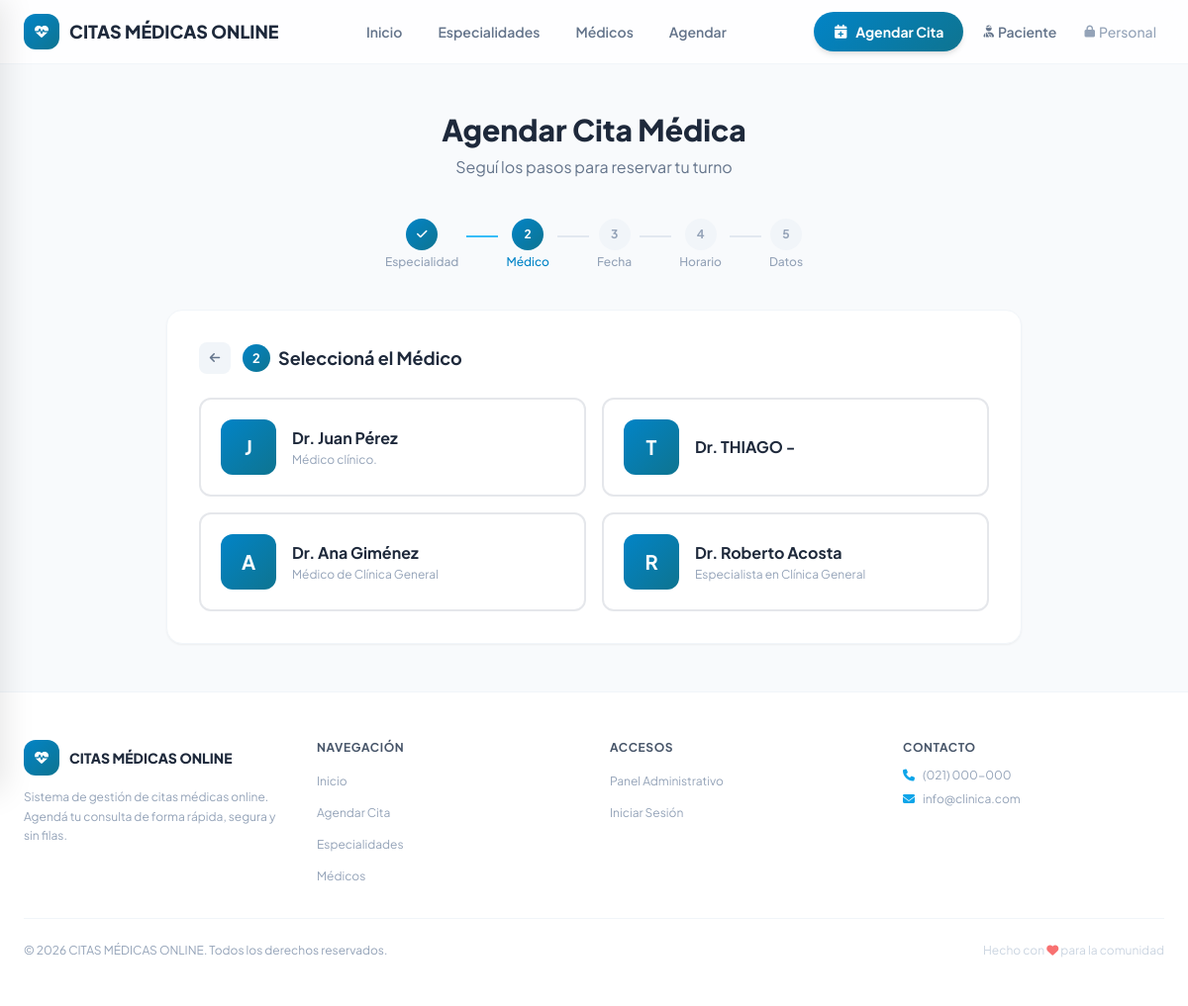
The page /agendar?especialidad_id=1 on the database its author committed.
### tables this page shows
CREATE TABLE IF NOT EXISTS `medicos` (
  `id` int NOT NULL AUTO_INCREMENT,
  `nombre` varchar(100) NOT NULL,
  `apellido` varchar(100) NOT NULL,
  `email` varchar(150) DEFAULT NULL,
  `telefono` varchar(30) DEFAULT NULL,
  `especialidad_id` int NOT NULL,
  `matricula` varchar(50) DEFAULT NULL,
  `descripcion` text,
  `disponible` tinyint(1) NOT NULL DEFAULT '1',
  `activo` tinyint(1) NOT NULL DEFAULT '1',
  `usuario_id` int DEFAULT NULL,
  `creado_en` timestamp NOT NULL DEFAULT CURRENT_TIMESTAMP,
  PRIMARY KEY (`id`),
  KEY `fk_medicos_especialidades` (`especialidad_id`),
  KEY `fk_medicos_usuarios` (`usuario_id`)
);

### controllers/CitaController.php (called while the page is built, shortened)
<?php
class CitaController
{
    private Medico $medicoModel;
    public function __construct()
    {
        $this->medicoModel  = new Medico();
    }
    public function agendar(): void
    {
        if (!empty($_GET['especialidad_id'])) {
            $medicos = $this->medicoModel->obtenerPorEspecialidad((int)$_GET['especialidad_id']);
        }
        require_once __DIR__ . '/../views/public/agendar.php';
    }
}

### index.php (called while the page is built, shortened)
<?php
require_once __DIR__ . '/config/database.php';
require_once __DIR__ . '/models/Database.php';
require_once __DIR__ . '/models/Medico.php';
require_once __DIR__ . '/controllers/CitaController.php';
$uri = parse_url($_SERVER['REQUEST_URI'], PHP_URL_PATH);
$base = '/clinica-san-luis';
if (strpos($uri, $base) === 0) {
    $uri = substr($uri, strlen($base));
}
resolverRuta($uri ?: '/');

### models/Database.php (called while the page is built)
<?php
class Database {
    private static $instance = null;
    private $pdo;
    private function __construct() {
        $dsn = "mysql:host=" . DB_HOST . ";dbname=" . DB_NAME . ";charset=" . DB_CHARSET;
        $options = [
            PDO::ATTR_ERRMODE            => PDO::ERRMODE_EXCEPTION,
            PDO::ATTR_DEFAULT_FETCH_MODE => PDO::FETCH_ASSOC,
            PDO::ATTR_EMULATE_PREPARES   => false,
        ];
        $this->pdo = new PDO($dsn, DB_USER, DB_PASS, $options);
        $tzNombre = date_default_timezone_get();
        try {
            $this->pdo->exec("SET time_zone = '{$tzNombre}'");
        } catch (\Throwable) {
            $offset = (new DateTime('now', new DateTimeZone($tzNombre)))->format('P');
            $this->pdo->exec("SET time_zone = '{$offset}'");
        }
    }
    public static function getInstance(): self {
        if (self::$instance === null) {
            self::$instance = new self();
        }
        return self::$instance;
    }
    public function getConnection(): PDO {
        return $this->pdo;
    }
}

### models/Medico.php (called while the page is built, shortened)
<?php
class Medico {
    private PDO $db;
    public function __construct() {
        $this->db = Database::getInstance()->getConnection();
    }
    public function obtenerPorEspecialidad(int $espId): array {
        $stmt = $this->db->prepare("SELECT * FROM medicos WHERE especialidad_id = :esp_id AND activo = 1 AND disponible = 1");
        $stmt->execute([':esp_id' => $espId]);
        return $stmt->fetchAll();
    }
}

### views/public/agendar.php (the view, shortened to what this page needs)
<?php require_once __DIR__ . '/../layouts/header_public.php'; ?>
<?php
$especialidades = isset($especialidades) ? $especialidades : [];
$medicos        = isset($medicos)        ? $medicos        : [];
?>
<div class="max-w-4xl mx-auto px-4 py-12">
  <div class="text-center mb-10 fade-up">
    <h1 class="text-3xl font-extrabold text-slate-800">Agendar Cita Médica</h1>
    <p class="text-slate-500 mt-2">Seguí los pasos para reservar tu turno</p>
  </div>
  <?php
  $step = 1;
  if (!empty($_GET['especialidad_id'])) $step = 2;
  $steps = ['Especialidad','Médico','Fecha','Horario','Datos'];
  ?>
  <div class="flex items-center justify-center gap-2 mb-10 fade-up">
    <?php foreach ($steps as $i => $label): $n = $i + 1; ?>
    <div class="flex items-center gap-2">
      <div class="flex flex-col items-center">
        <div class="w-8 h-8 rounded-full flex items-center justify-center text-xs font-bold transition-all
          <?= $n < $step ? 'text-white' : ($n === $step ? 'text-white' : 'bg-slate-100 text-slate-400') ?>"
          style="<?= $n <= $step ? 'background:linear-gradient(135deg,#0284c7,#0e7490)' : '' ?>">
          <?= $n < $step ? '<i class="fas fa-check"></i>' : $n ?>
        </div>
        <span class="text-xs mt-1 font-medium <?= $n === $step ? 'text-sky-600' : 'text-slate-400' ?>"><?= $label ?></span>
      </div>
      <?php if ($n < count($steps)): ?>
      <div class="w-8 h-0.5 mb-4 <?= $n < $step ? 'bg-sky-400' : 'bg-slate-200' ?>"></div>
      <?php endif; ?>
    </div>
    <?php endforeach; ?>
  </div>
  <?php if (!isset($_GET['especialidad_id'])): ?>
  <div class="bg-white rounded-2xl shadow-sm border border-slate-100 p-8 fade-up">
    <h2 class="font-bold text-slate-800 text-lg mb-6 flex items-center gap-2">
      <span class="step-badge">1</span> Seleccioná la Especialidad
    </h2>
    <?php if (empty($especialidades)): ?>
    <p class="text-slate-400 text-center py-8">No hay especialidades disponibles.</p>
    <?php else: ?>
    <div class="grid grid-cols-2 md:grid-cols-3 gap-4">
      <?php foreach ($especialidades as $esp): ?>
      <a href="<?= APP_URL ?>/agendar?especialidad_id=<?= $esp['id'] ?>"
         class="border-2 rounded-xl p-5 text-center transition-all card-hover
         <?= (isset($_GET['especialidad_id']) && $_GET['especialidad_id'] == $esp['id']) ? 'border-sky-500 bg-sky-50' : 'border-slate-100 hover:border-sky-300 hover:bg-sky-50' ?>">
        <div class="w-12 h-12 rounded-xl flex items-center justify-center mx-auto mb-3"
             style="background:linear-gradient(135deg,#e0f2fe,#bae6fd)">
          <i class="fas <?= htmlspecialchars($esp['icono'] ?? 'fa-stethoscope') ?> text-sky-600 text-xl"></i>
        </div>
        <p class="font-semibold text-slate-700 text-sm"><?= htmlspecialchars($esp['nombre']) ?></p>
      </a>
      <?php endforeach; ?>
    </div>
    <?php endif; ?>
  </div>
  <?php elseif (!isset($_GET['medico_id'])): ?>
  <div class="bg-white rounded-2xl shadow-sm border border-slate-100 p-8 fade-up">
    <div class="flex items-center gap-3 mb-6">
      <a href="<?= APP_URL ?>/agendar" class="w-8 h-8 flex items-center justify-center rounded-lg bg-slate-100 hover:bg-slate-200 text-slate-500 transition">
        <i class="fas fa-arrow-left text-xs"></i>
      </a>
      <h2 class="font-bold text-slate-800 text-lg flex items-center gap-2">
        <span class="step-badge">2</span> Seleccioná el Médico
      </h2>
    </div>
    <?php if (empty($medicos)): ?>
    <div class="bg-amber-50 border border-amber-200 rounded-xl p-5 text-center text-amber-700">
      <i class="fas fa-exclamation-triangle text-2xl mb-2 block"></i>
      No hay médicos disponibles para esta especialidad.
    </div>
    <?php else: ?>
    <div class="grid grid-cols-1 md:grid-cols-2 gap-4">
      <?php foreach ($medicos as $med): ?>
      <a href="<?= APP_URL ?>/agendar?especialidad_id=<?= (int)$_GET['especialidad_id'] ?>&medico_id=<?= $med['id'] ?>"
         class="border-2 rounded-xl p-5 flex items-center gap-4 transition-all card-hover">
        <div class="w-14 h-14 rounded-xl flex items-center justify-center text-white text-xl font-bold flex-shrink-0"
             style="background:linear-gradient(135deg,#0284c7,#0e7490)">
          <?= strtoupper(substr($med['nombre'], 0, 1)) ?>
        </div>
        <div>
          <p class="font-bold text-slate-800">Dr. <?= htmlspecialchars($med['nombre'] . ' ' . $med['apellido']) ?></p>
          <?php if (!empty($med['descripcion'])): ?>
          <p class="text-slate-400 text-xs mt-0.5"><?= htmlspecialchars($med['descripcion']) ?></p>
          <?php endif; ?>
        </div>
      </a>
      <?php endforeach; ?>
    </div>
    <?php endif; ?>
  </div>
  <?php endif; ?>
</div>
<?php require_once __DIR__ . '/../layouts/footer.php'; ?>

### public/assets/app.css (style rules this page uses)
:root { --primary: #0284c7; --primary-dark: #0369a1; --secondary: #0e7490; --accent: #7c3aed; --slate-50: #f8fafc; --slate-100: #f1f5f9; --slate-200: #e2e8f0; --slate-300: #cbd5e1; --slate-400: #94a3b8; --slate-500: #64748b; --slate-600: #475569; --slate-700: #334155; --slate-800: #1e293b; --slate-900: #0f172a; --radius-card: 14px; --radius-btn: 10px; --radius-full: 9999px; --shadow-card: 0 1px 3px rgba(0,0,0,.05); --shadow-lg: 0 10px 30px rgba(0,0,0,.1); --shadow-xl: 0 20px 60px rgba(0,0,0,.15); --transition: 200ms cubic-bezier(.4,0,.2,1); }
html { scroll-behavior: smooth; }
.card-hover { transition: transform var(--transition), box-shadow var(--transition); }
.step-badge { width: 28px; height: 28px; border-radius: var(--radius-full); display: inline-flex; align-items: center; justify-content: center; font-weight: 700; font-size: 13px; color: #fff; flex-shrink: 0; background: linear-gradient(135deg, var(--primary), var(--secondary)); }
.fade-up { animation: fadeUp .4s ease both; }

### views/layouts/header_public.php (style rules this page uses)
* { font-family: 'Plus Jakarta Sans', sans-serif; }
body { background: #f8fafc; min-height: 100vh; display: flex; flex-direction: column; }

### rows shown on the page
medicos: nombre "J", nombre+apellido "Juan Pérez", descripcion "Médico clínico."
medicos: nombre "T", nombre+apellido "THIAGO -"
medicos: nombre "A", nombre+apellido "Ana Giménez", descripcion "Médico de Clínica General"
medicos: nombre "R", nombre+apellido "Roberto Acosta", descripcion "Especialista en Clínica General"

### other values the page prints
APP_NAME "CITAS MÉDICAS ONLINE"
$label "Especialidad"
$n "2"
$label "Médico"
$n "3"
$label "Fecha"
$n "4"
$label "Horario"
$n "5"
$label "Datos"
